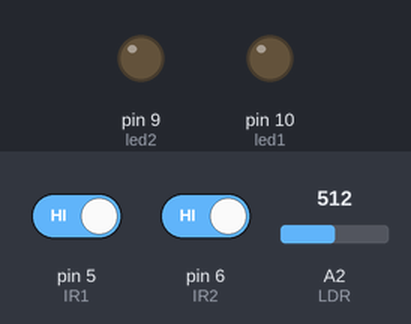
Simulated run of this sketch. Board: Arduino Uno, built with avr-gcc and run on an emulated ATmega328P. Parts: output pins drawn as LEDs (lit = HIGH). The test bench sets the inputs (shaded band); at power-on: A2 (LDR) = 512, pin 5 (IR1) HIGH, pin 6 (IR2) HIGH.

Above: at 1.2 s.
1.3 s: A2 (LDR) set to 0
At 1.9 s:
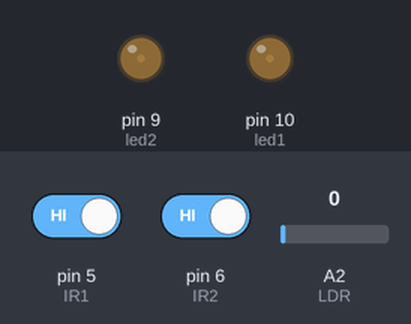
2.8 s: pin 5 (IR1) driven LOW
At 4.0 s:
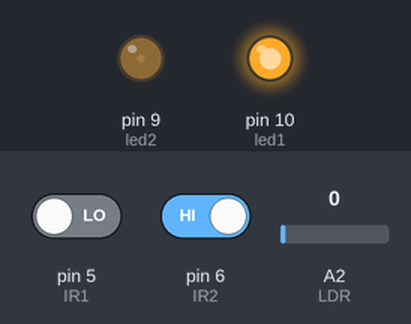
4.3 s: pin 6 (IR2) driven LOW
Timing chart, 0 to 4.4 s (numbered marks = the images above; inputs shaded):
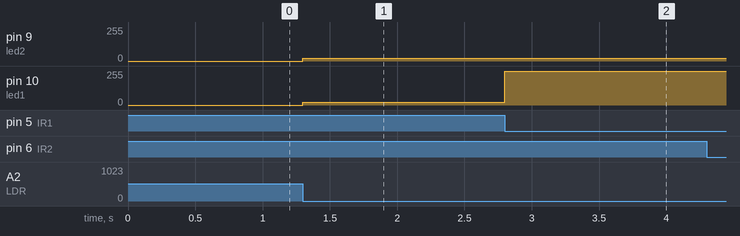

Measured:
- after the input at 1.3 s, pin 9 (led2), pin 10 (led1): 0/255 → 20/255 at once
- after the input at 2.8 s, pin 10 (led1): 20/255 → 255/255 at once

The sketch:

lumina_sense_without_iot.ino
```cpp
int IR1 = 5;
int IR2 = 6;
int LDR = 2;
int led1 = 10;
int led2 = 9;
int val1;
int val2;
int val3;
int val4;

void setup()
{
  pinMode(IR1, INPUT);
  pinMode(IR2, INPUT);
  pinMode(LDR, INPUT);
  pinMode(led1, OUTPUT);
  pinMode(led2, OUTPUT);
}

void loop()
{
  val1 = digitalRead(IR1);
  val2 = digitalRead(IR2);
  val4 = analogRead(LDR);

  if (val4 == 0)
  {
    analogWrite(led1, 20);
    analogWrite(led2, 20);

    if (val1 == 0)
    {
      analogWrite(led1, 255);

      while (val2 != 0)
      {
        delay(10);
        val2 = digitalRead(IR2);
      }

      analogWrite(led1, 20);
    }

    if (val2 == 0)
    {
      analogWrite(led2, 255);

      while (val1 != 0)
      {
        delay(10);
        val1 = digitalRead(IR1);
      }

      analogWrite(led2, 20);
    }
    if (val1==0 && val2==0){
      analogWrite(led2, 255);
      analogWrite(led1, 255);

    }
  }
}
```
